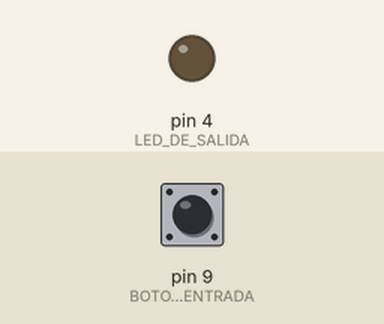
This sketch was run on a simulated Arduino Uno, built with avr-gcc and run on an emulated ATmega328P. Shown: output pins drawn as LEDs (lit = HIGH). The inputs (shaded band) are chosen by the test bench; at power-on: pin 9 (BOTON_ENTRADA) LOW.

Above: at 1.2 s.
1.3 s: pin 9 (BOTON_ENTRADA) pulled HIGH for 0.15 s
At 2.0 s:
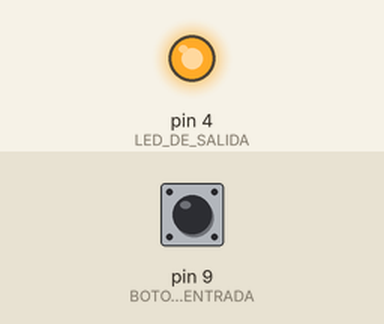
3.0 s: pin 9 (BOTON_ENTRADA) pulled HIGH for 1 s
At 3.5 s:
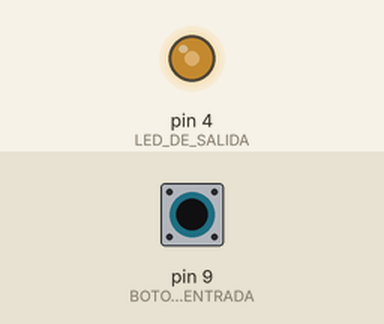
5.5 s: pin 9 (BOTON_ENTRADA) pulled HIGH for 3.2 s
At 9.0 s:
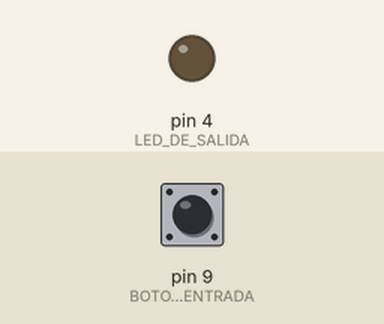
10.2 s: pin 9 (BOTON_ENTRADA) pulsed HIGH 2 times (0.12 s each, 0.3 s apart)
At 10.45 s:
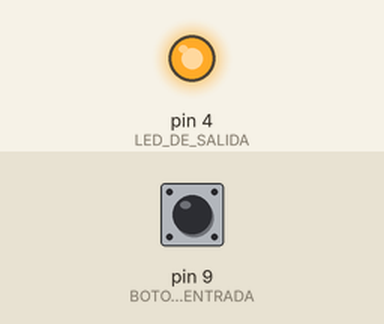
Timing chart, 0 to 13.2 s (numbered marks = the images above; inputs shaded):
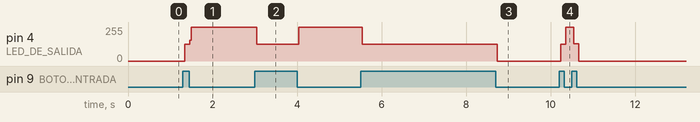

Measured:
- after the input at 1.3 s, pin 4 (LED_DE_SALIDA): 0/255 → 125/255 at once, → 255/255 0.12 s later
- after the input at 3.0 s, pin 4 (LED_DE_SALIDA): 255/255 → 125/255 at once, → 255/255 1.0 s later
- after the input at 5.5 s, pin 4 (LED_DE_SALIDA): 255/255 → 125/255 at once, → 0/255 3.2 s later
- after the input at 10.2 s, pin 4 (LED_DE_SALIDA): 0/255 → 125/255 at once, → 255/255 0.12 s later, → 130/255 0.18 s later, → 0/255 0.12 s later

The sketch:

encender_led_con_boton.ino
```cpp
  // encender codigo

  int estado = 0;
  int salida = 0; // si salida vale 1 encendido si vale 0 apagado
  int anterior = 0;
void setup() {

  pinMode (9, INPUT); // BOTON ENTRADA
  pinMode (4, OUTPUT);// LED DE SALIDA


}

void loop() {
  estado = digitalRead(9);// leer estado del boton

    if((estado == HIGH) && anterior == LOW){
      salida = 1 - salida;
    }
     anterior == estado;
    if(salida == 1){
    digitalWrite(4,HIGH); //ENCENDER LED

    }
    else {
      digitalWrite(4,LOW); // APAGAR LED
      }

    }
```
